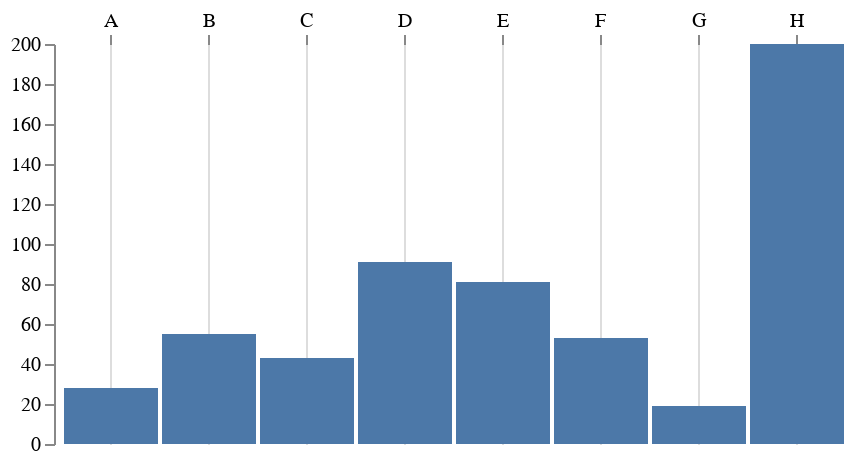

The specification (Vega-Lite) saved for this image:
### Vega specification from a JSON file in a GitHub repository (floating-point values rounded to 4 significant figures)
{"$schema": "https://vega.github.io/schema/vega/v5.json", "width": 400, "height": 200, "padding": 5, "data": [{"name": "table", "values": [{"category": "A", "amount": 28}, {"category": "B", "amount": 55}, {"category": "C", "amount": 43}, {"category": "D", "amount": 91}, {"category": "E", "amount": 81}, {"category": "F", "amount": 53}, {"category": "G", "amount": 19}, {"category": "H", "amount": 200}]}], "scales": [{"name": "xscale", "type": "band", "domain": {"data": "table", "field": "category"}, "range": "width", "padding": 0.05, "round": true}, {"name": "yscale", "domain": {"data": "table", "field": "amount"}, "nice": true, "range": "height"}], "axes": [{"orient": "top", "scale": "xscale", "domain": false, "grid": true}, {"orient": "left", "scale": "yscale"}], "marks": [{"type": "rect", "from": {"data": "table"}, "encode": {"enter": {"x": {"scale": "xscale", "field": "category"}, "width": {"scale": "xscale", "band": 1}, "y": {"scale": "yscale", "field": "amount"}, "y2": {"scale": "yscale", "value": 0}}}}, {"type": "text", "encode": {"enter": {"align": {"value": "center"}, "baseline": {"value": "bottom"}, "fill": {"value": "#333"}}}}]}
